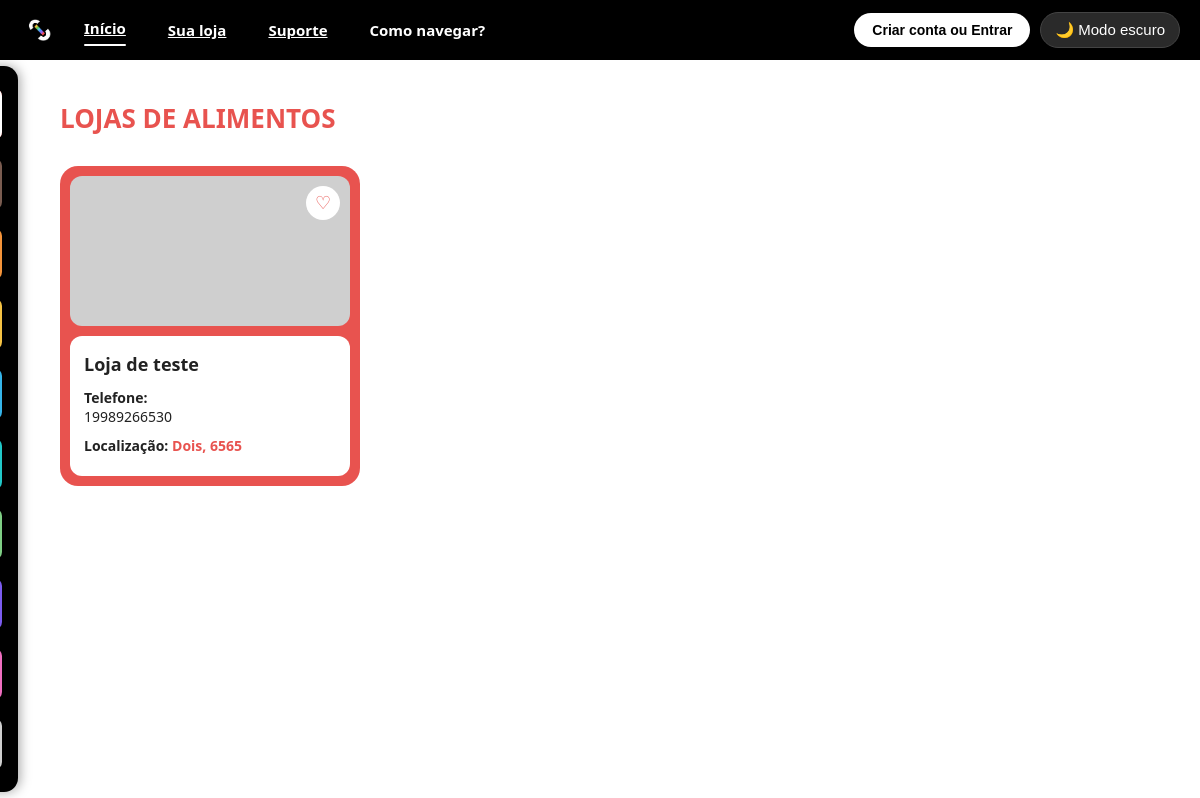
Page /CatAlimentos/ on the committed database.
### AppStoreLink/models.py (models this page shows, shortened)
class Loja(models.Model):
    id_loja = models.AutoField(primary_key=True)
    nome_loja = models.CharField(max_length=100)
    telefone_loja = models.CharField(max_length=15, blank=True, null=True)
    email_loja = models.EmailField(max_length=100)
    cnpj = models.CharField(max_length=18, unique=True) # !--!--!--!--!--!--!--! {{MUDAR PARA RECEBER TAMBEM CARACTERES "pois o CNPJ atual recebe letras tembem"}}  !--!--!--!--!--!--!--!
    foto_estabelecimento = models.CharField(max_length=255, blank=True, null=True)
    link = models.URLField(max_length=255, blank=True, null=True)
    id_endereco = models.ForeignKey(
        Endereco, on_delete=models.CASCADE, db_column="id_endereco"
    )
    id_categoria = models.ForeignKey(
        Categoria, on_delete=models.CASCADE, db_column="id_categoria"
    )

class Endereco(models.Model):
    id_endereco = models.AutoField(primary_key=True)
    rua = models.CharField(max_length=100)
    numero_estabelecimento = models.CharField(max_length=10)
    cep = models.CharField(max_length=9)

### AppStoreLink/views.py (the view)
# urls.py: path('CatAlimentos/', CatAlimentos, name='CatAlimentos'),
def CatAlimentos(request):
    lojas = Loja.objects.filter(
        id_categoria__tipo_categoria='Alimentos'
    ).select_related('id_endereco', 'id_categoria')
    contexto = {
        'categoria': 'Alimentos',
        'lojas': lojas,
    }
    return render(request, 'AppStoreLink/CatAlimentos.html', contexto)

### AppStoreLink/context_processors.py (called while the page is built)
def usuario_logado(request): # -> define a função que chama a cada renderização
    usuario_id = request.session.get('usuario_id') # -> essa linha define que um 'usuario_id' e logado, e nao logado e um 'None'
    usuario = Usuario.objects.filter(pk=usuario_id).first() if usuario_id else None # -> verifica se o 'usuario_id' tem valor, caso nao, retorna 'None'
    return {'usuario_logado': usuario} # -> a chave 'usuario_logado' vira o nome da var. em templates

### templates/AppStoreLink/CatAlimentos.html (shortened to what this page needs)
{% load static %}
<!DOCTYPE html>
<html lang="pt-BR">
<head>
  <link
    rel="stylesheet"
    href="{% static 'AppStoreLink/styles/style.css' %}"
  >
</head>
<body>
  <div class="topbar">
    <div class="logo-icon">
      <img
        src="{% static 'AppStoreLink/images/icon-dark.png' %}"
        alt="StoreLink"
      >
    </div>
    <a
      class="nav-btn active"
      href="{% url 'index' %}"
    >
      Início
    </a>
    <a
      class="nav-btn"
      href="{% url 'perfil-loja' %}"
    >
      Sua loja
    </a>
    <a
      class="nav-btn"
      href="{% url 'suporte' %}"
    >
      Suporte
    </a>
    <a
      class="nav-btn"
      onclick="setActiveNav(this)"
    >
      Como navegar?
    </a>
    {% if request.user.is_authenticated %}
      <button
        class="nav-account-btn"
        data-url="{% url 'perfil-consumidor' %}"
        onclick="location.href=this.dataset.url"
      >
        👤 Minha conta
      </button>
    {% else %}
      <button
        class="nav-account-btn"
        data-url="{% url 'cadastro' %}"
        onclick="location.href=this.dataset.url"
      >
        Criar conta ou Entrar
      </button>
    {% endif %}
    <button
      class="theme-toggle"
      onclick="toggleTheme(this)"
    >
      🌙 Modo escuro
    </button>
  </div>
  <div class="sidebar-trigger"></div>
  <div class="sidebar">
    <a class="cat-btn cat-alimentos {% if categoria == 'Alimentos' %}cat-active{% endif %}" href="{% url 'CatAlimentos' %}">
    </a>
    <a class="cat-btn cat-moda {% if categoria == 'Moda' %}cat-active{% endif %}" href="{% url 'CatModa' %}">
    </a>
    <a class="cat-btn cat-esportes {% if categoria == 'Esportes' %}cat-active{% endif %}" href="{% url 'CatEsportes' %}">
    </a>
    <a class="cat-btn cat-construcao {% if categoria == 'Construção' %}cat-active{% endif %}" href="{% url 'CatConstrucao' %}">
    </a>
    <a class="cat-btn cat-saude {% if categoria == 'Saúde' %}cat-active{% endif %}" href="{% url 'CatSaude' %}">
    </a>
    <a class="cat-btn cat-pets {% if categoria == 'Pets' %}cat-active{% endif %}" href="{% url 'CatPets' %}">
    </a>
    <a class="cat-btn cat-ambiente {% if categoria == 'Ambiente' %}cat-active{% endif %}" href="{% url 'CatAmbiente' %}">
    </a>
    <a class="cat-btn cat-tecnologia {% if categoria == 'Tecnologia' %}cat-active{% endif %}" href="{% url 'CatTecnologia' %}">
    </a>
    <a class="cat-btn cat-beleza {% if categoria == 'Beleza' %}cat-active{% endif %}" href="{% url 'CatBeleza' %}">
    </a>
    <a class="cat-btn cat-outros {% if categoria == 'Outros' %}cat-active{% endif %}" href="{% url 'CatOutros' %}">
    </a>
  </div>
  <div class="categoria-container">
    <h1 class="categoria-titulo">
      Lojas de Alimentos
    </h1>
    {% if lojas %}
      <div class="loja-grid">
        {% for loja in lojas %}
          <div
            class="loja-card"
            data-url="{% url 'InformacoesLoja' loja.id_loja %}"
            onclick="location.href=this.dataset.url"
            style="cursor: pointer;"
          >
            <div class="loja-card-capa">
              <form
                method="POST"
                action="{% url 'favoritar-loja' loja.id_loja %}"
                onclick="event.stopPropagation()"
              >
                <button
                  type="submit"
                  class="loja-card-fav"
                  aria-label="Favoritar"
                >
                  ♡
                </button>
              </form>
            </div>
            <div class="loja-card-corpo">
              <h3>
                {{ loja.nome_loja }}
              </h3>
              {% if loja.telefone_loja %}
                <p class="loja-card-label">
                  Telefone:
                </p>
                <p>
                  {{ loja.telefone_loja }}
                </p>
              {% endif %}
              {% if loja.id_endereco %}
                <p class="loja-card-label">
                  Localização:
                  <span class="loja-card-endereco">
                    {{ loja.id_endereco.rua }},
                    {{ loja.id_endereco.numero_estabelecimento }}
                  </span>
                </p>
              {% endif %}
            </div>
          </div>
        {% endfor %}
      </div>
    {% else %}
      <p class="hint-text categoria-vazio">
        Nenhuma loja encontrada nessa categoria ainda.
      </p>
    {% endif %}
  </div>
</body>
</html>

### AppStoreLink/static/AppStoreLink/styles/style.css (style rules this page uses)
* { margin: 0; padding: 0; box-sizing: border-box; }
:root { --bg-page: #ffffff; --text-color: #222222; --hint-color: #b8b8b8; --topbar-bg: #000000; --search-bg: #000000; }
body { font-family: 'Segoe UI', Arial, sans-serif; background: var(--bg-page); color: var(--text-color); transition: background 0.25s ease, color 0.25s ease; }
.topbar { background: var(--topbar-bg); display: flex; align-items: center; padding: 10px 20px; gap: 10px; position: relative; z-index: 200; }
.logo-icon { width: 38px; height: 38px; background: transparent; border-radius: 8px; display: flex; align-items: center; justify-content: center; overflow: hidden; padding: 4px; }
.logo-icon img { width: 100%; height: 100%; object-fit: contain; }
.nav-btn { position: relative; background: transparent; border: none; color: #fff; font-weight: 600; font-size: 15px; padding: 10px 16px; border-radius: 6px; cursor: pointer; transition: transform 0.2s ease, color 0.2s ease, background 0.2s ease; }
.nav-btn.active { color: #fff; transform: translateY(-2px); }
.nav-btn.active::after { content: ""; position: absolute; left: 16px; right: 16px; bottom: 2px; height: 2px; border-radius: 2px; background: #fff; }
.nav-account-btn { margin-left: auto; background: #fff; color: #000; border: none; font-weight: 700; font-size: 14px; padding: 9px 18px; border-radius: 20px; cursor: pointer; display: flex; align-items: center; gap: 6px; transition: transform 0.2s ease, filter 0.2s ease; }
.theme-toggle { background: #2a2a2a; border: 1px solid #444; color: #fff; font-size: 15px; padding: 8px 14px; border-radius: 20px; cursor: pointer; display: flex; align-items: center; gap: 6px; }
.sidebar-trigger { position: fixed; top: 58px; left: 0; width: 45px; height: calc(100vh - 58px); z-index: 90; background: transparent; }
.sidebar { position: fixed; top: calc(58px + (100vh - 58px) / 2); left: 0; transform: translateX(calc(-100% + 18px)) translateY(-50%); width: 210px; background: var(--sidebar-bg, #000000); padding: 22px 16px; display: flex; flex-direction: column; gap: 18px; height: auto; border-radius: 14px; box-shadow: 2px 0 12px rgba(0,0,0,0.35); transition: transform 0.25s ease; z-index: 95; }
.cat-btn { border: none; color: #fff; font-weight: 700; font-size: 16px; padding: 15px 10px; border-radius: 8px; cursor: pointer; text-align: center; display: block; text-decoration: none; }
.cat-alimentos { background: #e8534f; }
.cat-moda { background: #7a5c50; }
.cat-esportes { background: #f5943a; }
.cat-construcao { background: #f6c344; }
.cat-saude { background: #35b5ea; }
.cat-pets { background: #21c9c9; }
.cat-ambiente { background: #7fcf85; }
.cat-tecnologia { background: #7c5cf0; color: #fff; }
.cat-beleza { background: #f06ec0; }
.cat-outros { background: #cfcfcf; color: #333; }
.cat-btn.cat-active { outline: 3px solid #fff; outline-offset: -3px; }
.categoria-container { padding: 40px 60px 60px; }
.categoria-titulo { color: #e8534f; font-size: 26px; font-weight: 800; text-transform: uppercase; margin-bottom: 30px; }
.loja-grid { display: flex; flex-wrap: wrap; gap: 24px; }
.loja-card { width: 300px; background: #e8534f; border-radius: 18px; padding: 10px; flex-shrink: 0; }
.loja-card-capa { height: 150px; background: #cfcfcf; border-radius: 12px; position: relative; }
.loja-card-fav { position: absolute; top: 10px; right: 10px; width: 34px; height: 34px; border: none; border-radius: 50%; background: #fff; color: #e8534f; font-size: 18px; cursor: pointer; display: flex; align-items: center; justify-content: center; }
.loja-card-corpo { background: var(--bg-page); border-radius: 12px; padding: 16px 14px; margin-top: 10px; min-height: 140px; }
.loja-card-corpo h3 { color: var(--text-color); font-size: 18px; margin-bottom: 12px; }
.loja-card-label { color: var(--text-color); font-weight: 700; font-size: 14px; margin-top: 10px; }
.loja-card-corpo p { color: var(--text-color); font-size: 14px; }
.loja-card-endereco { color: #e8534f; font-weight: 600; }

### rows in the picture
Loja: nome_loja "Loja de teste", telefone_loja "19989266530", id_endereco.rua "Dois", id_endereco.numero_estabelecimento "6565"
